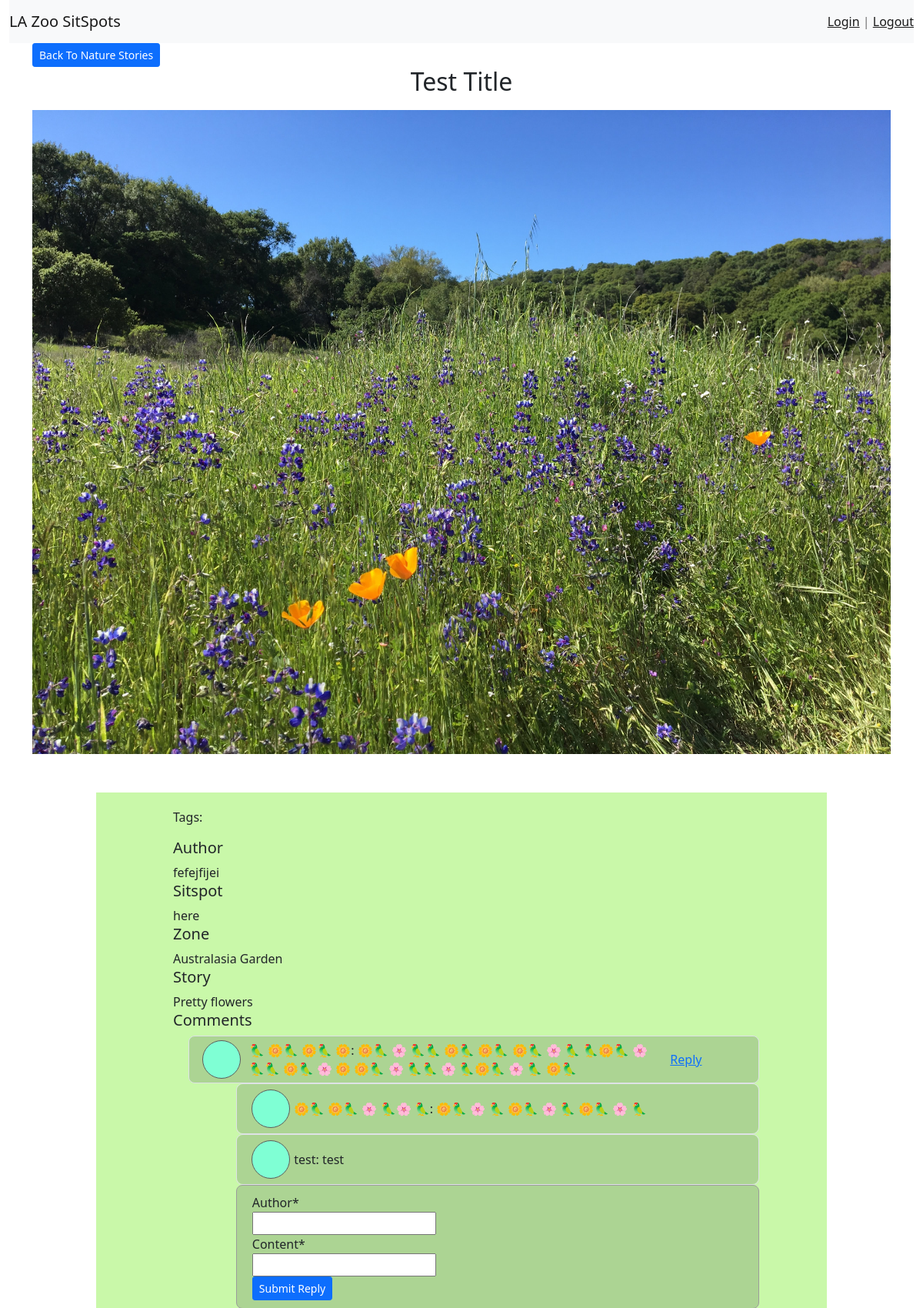
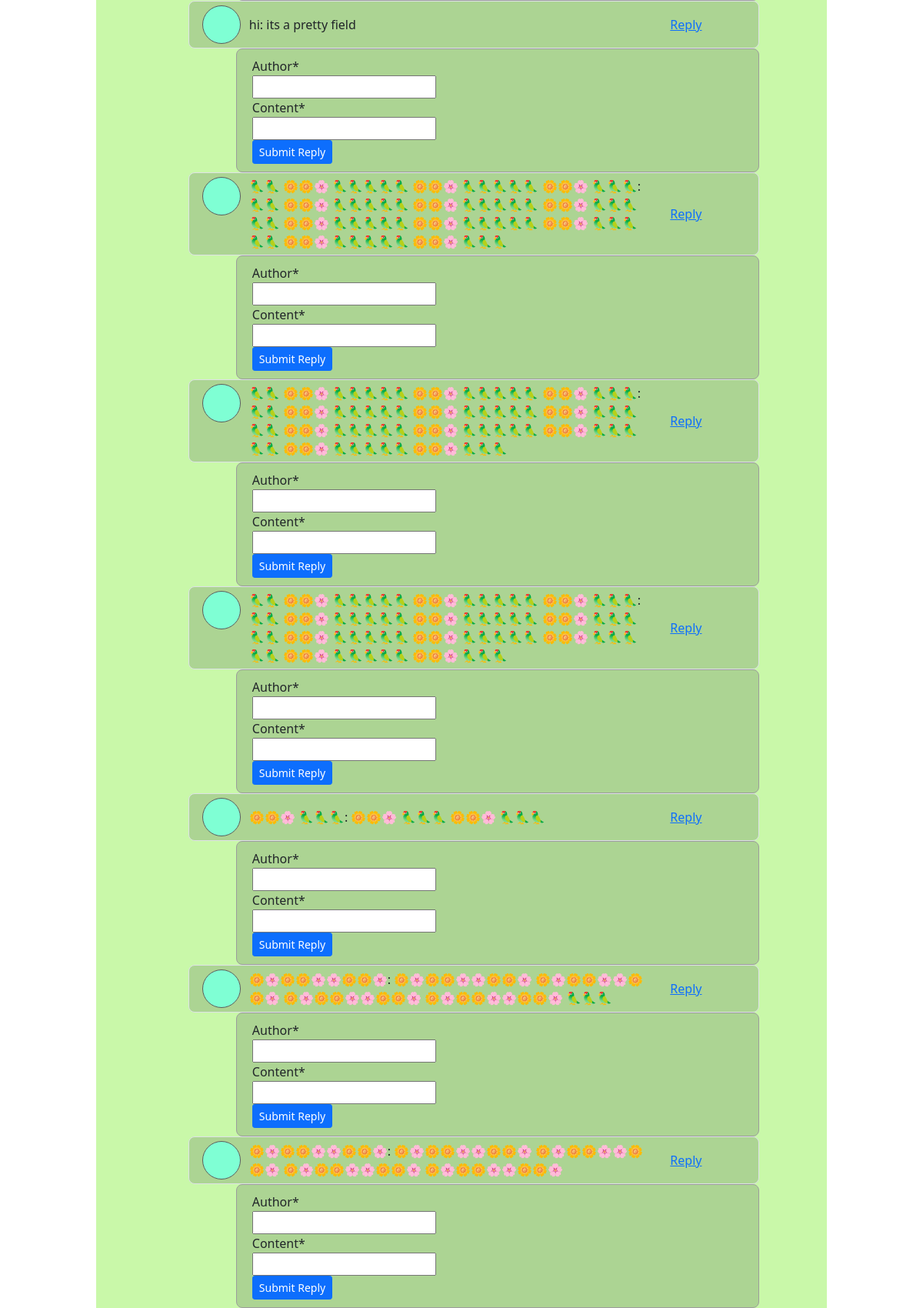
/naturestories/7 (upper part), run on the app's committed database (2 pictures, top to bottom).
### SitSpots/models.py (models this page shows, shortened)
class Post(models.Model):
    author = models.CharField(max_length=255)
    user = models.ForeignKey(MyUser, related_name="posts", on_delete=models.SET_NULL, null=True, blank=True)
    title = models.CharField(max_length=255)
    content = models.TextField()
    website = models.URLField(max_length=500, blank=True, default='')
    image = models.ImageField(null=True, upload_to='profile_pic', default='default.jpg')   #arguments to be changed
    zone = models.ForeignKey(Zone, related_name="zone_posts", on_delete=models.SET_NULL, null=True)
    sitspot = models.CharField(max_length=255)
    flagged=models.BooleanField(default=False)
    created_at = models.DateTimeField(auto_now_add=True)
    updated_at = models.DateTimeField(auto_now=True)

class Zone(models.Model):
    name = models.CharField(max_length=255)
    created_at = models.DateTimeField(auto_now_add=True)
    updated_at = models.DateTimeField(auto_now=True)

class Comment(models.Model):
    content = models.TextField()
    author = models.TextField()
    user = models.ForeignKey(MyUser,related_name='comments', on_delete=models.SET_NULL, null=True, blank=True)
    post = models.ForeignKey(Post, related_name='comments', on_delete=models.CASCADE)
    flagged=models.BooleanField(default=False)
    created_at = models.DateTimeField(auto_now_add=True)
    updated_at = models.DateTimeField(auto_now=True)

class Reply(models.Model):
    content = models.TextField()
    author = models.TextField()
    user = models.ForeignKey(MyUser,related_name='replies', on_delete=models.SET_NULL, null=True, blank=True)
    website = models.URLField(max_length=500, blank=True, default='')
    comment = models.ForeignKey(Comment, related_name='replies', on_delete=models.CASCADE)
    flagged=models.BooleanField(default=False)
    created_at = models.DateTimeField(auto_now_add=True)
    updated_at = models.DateTimeField(auto_now=True)

### naturestories/views.py (the view)
# urls.py: path('<int:numb>', views.stories_read_more),
def stories_read_more(request, numb):
    this_post = Post.objects.get(id=numb)
    comment_form = CommentForm()
    reply_form = ReplyForm()
    context ={
        "post" : this_post,
        "comment_form" : comment_form,
        "reply_form" : reply_form,
    }
    print("*"*40)
    print(this_post.image.url)
    return render(request, "naturestories/stories_read_more.html", context)

### naturestories/forms.py
class CommentForm(forms.ModelForm):
    author = forms.CharField(max_length=255, required=True)
    class Meta:
        model = Comment
        fields = ('author','content')

class ReplyForm(forms.ModelForm):
    author = forms.CharField(max_length=255, required=True)
    content = forms.CharField(max_length=255, required=True)
    class Meta:
        model = Reply
        fields = ('author','content')

### naturestories/templates/naturestories/stories_read_more.html (shortened to what this page needs)
<!DOCTYPE html>
<html lang="en">
    <head>
        <link href="https://cdn.jsdelivr.net/npm/bootstrap@5.0.0-beta2/dist/css/bootstrap.min.css" rel="stylesheet">
            {% load static %}
        <link rel="stylesheet" href="{% static 'naturestories/css/style.css' %}">
        {%load crispy_forms_tags %}
    </head>
    <body class="container-fluid" data-media-url="{% get_media_prefix %}">
        <header>
            <nav class="navbar navbar-light bg-light justify-content-between">
                <a class="navbar-brand" href="/">LA Zoo SitSpots</a>
                <span class="navbar-text">
                    <a href="/accounts/login">Login</a> |
                    <a href="/accounts/logout">Logout</a>
                </span>
            </nav>
        </header>
        <div class="container">
            <a class="btn btn-primary btn-sm" href="/naturestories">Back To Nature Stories</a>
            <h2 class="text-center">{{post.title}}</h2>
            <div class="read_more_img">
                <img src="{{post.image.url}}" class="img-fluid">
            </div>
            <div class="row justify-content-md-center">
                <ul class="read_more col col-lg-10">
                    <li class="row">
                        <p class="col col-lg-1">Tags:</p>
                    </li>
                    <li><h5>Author</h5> {{post.author}}</li>
                    <li><h5>Sitspot</h5> {{post.sitspot}}</li>
                    <li><h5>Zone</h5> {{post.zone.name}}</li>
                    <li><h5>Story</h5>{{post.content}}</li>
                    <li>
                        <h5>Comments</h5>
                        <ul class="comment_list" id='comment_list'>
                            {% include 'naturestories/stories_comments_and_replies.html' %}
                        </ul>
                    </li>
                </ul>
            </div>
        </div>
    </body>
</html>

### naturestories/templates/naturestories/stories_comments_and_replies.html (shortened to what this page needs)
{%load crispy_forms_tags %}
{% for comment in post.comments.all|dictsortreversed:"created_at" %}
    <li class="row comment_row border">
        <div class="col col-lg-1 ">
            <div class="comment_profile_pic"></div>
        </div>
        <div class="col col-lg-9 comment_content">
            {{comment.author}}: {{comment.content}}
        </div>
        <div class="col col-lg-2 comment_reply">
            <a href="#">Reply</a>
        </div>
    </li>
    {% for reply in comment.replies.all %}
    <li class="row reply_row">
        <div class="col col-lg-1 "></div>
        <div class="col col-lg-11 border">
            <div class="row indented_replies">
                <div class="col col-lg-1"><div class="comment_profile_pic"></div></div>
                <div class="col col-lg-11 comment_content">{{reply.author}}: {{reply.content}}</div>
            </div>
        </div>
    </li>
    {% endfor %}
    <li class="row reply_row">
        <div class="col col-lg-1 "></div>
        <div class="col col-lg-11 form_row">
        <form class="form-inline reply_form_ajax" action="/naturestories/new_reply" method="POST">
            <div class="form-group col-md-4 mb-0">
                {{ reply_form.author|as_crispy_field }}
            </div>
            <div class="form-group col-md-11 mb-0">
                {{ reply_form.content|as_crispy_field }}
            </div>
            <button type="submit" class="btn btn-primary btn-sm">Submit Reply</button>
        </form>
        </div>
    </li>
{% endfor %}

### naturestories/static/naturestories/css/style.css (style rules this page uses)
ul.read_more { list-style-type: none; background-color: #c9f8a9; padding: 20px 100px; }
.read_more_img { display: flex; align-items: center; justify-content: center; padding: 10px 0px 50px 0px; }
.comment_list { list-style-type: none; }
.comment_row { padding: 5px; background-color: #acd493; border-radius: .50rem; border: 2px solid #acd493; }
.comment_profile_pic { width: 50px; height: 50px; border-radius: 50%; background-color: aquamarine; border: 1px rgb(92, 92, 92) solid; }
.comment_content { display: flex; align-items: center; }
.comment_reply { display: flex; align-items: center; }
.indented_replies { padding: 5px; background-color: #acd493; border-radius: .50rem; border: 2px solid #acd493; }
.form_row { background-color: #acd493; border-radius: .50rem; border: 1px solid rgb(156, 156, 156); padding: 10px 10px 10px 20px; }
.border { border-radius: .50rem; border: 1px solid rgb(156, 156, 156); }

### data on the page
Post: title "Test Title", image (picture), author "fefejfijei", sitspot "here", zone.name "Australasia Garden", content "Pretty flowers"
Comment: author "🦜 🌼🦜 🌼🦜 🌼", content "🌼🦜 🌸 🦜🦜 🌼🦜 🌼🦜 🌼🦜 🌸 🦜 🦜🌼🦜 🌸 🦜🦜 🌼🦜 🌸 🌼 🌼🦜 🌸 🦜🦜 🌸 🦜🌼🦜 🌸 🦜 🌼🦜"
Reply: author "🌼🦜 🌼🦜 🌸 🦜🌸 🦜", content "🌼🦜 🌸 🦜 🌼🦜 🌸 🦜 🌼🦜 🌸 🦜"
Reply: author "test", content "test"
Comment: author "hi", content "its a pretty field"
Comment: author "🦜🦜 🌼🌼🌸 🦜🦜🦜🦜🦜 🌼🌼🌸 🦜🦜🦜🦜🦜 🌼🌼🌸 🦜🦜🦜", content "🦜🦜 🌼🌼🌸 🦜🦜🦜🦜🦜 🌼🌼🌸 🦜🦜🦜🦜🦜 🌼🌼🌸 🦜🦜🦜🦜🦜 🌼🌼🌸 🦜🦜🦜🦜🦜 🌼🌼🌸 🦜🦜🦜🦜🦜 🌼🌼🌸 🦜🦜🦜🦜🦜 🌼🌼🌸 🦜🦜🦜🦜🦜 🌼🌼🌸 🦜🦜🦜"
Comment: author "🦜🦜 🌼🌼🌸 🦜🦜🦜🦜🦜 🌼🌼🌸 🦜🦜🦜🦜🦜 🌼🌼🌸 🦜🦜🦜", content "🦜🦜 🌼🌼🌸 🦜🦜🦜🦜🦜 🌼🌼🌸 🦜🦜🦜🦜🦜 🌼🌼🌸 🦜🦜🦜🦜🦜 🌼🌼🌸 🦜🦜🦜🦜🦜 🌼🌼🌸 🦜🦜🦜🦜🦜 🌼🌼🌸 🦜🦜🦜🦜🦜 🌼🌼🌸 🦜🦜🦜🦜🦜 🌼🌼🌸 🦜🦜🦜"
Comment: author "🦜🦜 🌼🌼🌸 🦜🦜🦜🦜🦜 🌼🌼🌸 🦜🦜🦜🦜🦜 🌼🌼🌸 🦜🦜🦜", content "🦜🦜 🌼🌼🌸 🦜🦜🦜🦜🦜 🌼🌼🌸 🦜🦜🦜🦜🦜 🌼🌼🌸 🦜🦜🦜🦜🦜 🌼🌼🌸 🦜🦜🦜🦜🦜 🌼🌼🌸 🦜🦜🦜🦜🦜 🌼🌼🌸 🦜🦜🦜🦜🦜 🌼🌼🌸 🦜🦜🦜🦜🦜 🌼🌼🌸 🦜🦜🦜"
Comment: author "🌼🌼🌸 🦜🦜🦜", content "🌼🌼🌸 🦜🦜🦜 🌼🌼🌸 🦜🦜🦜"
Comment: author "🌼🌸🌼🌼🌸🌸🌼🌼🌸", content "🌼🌸🌼🌼🌸🌸🌼🌼🌸 🌼🌸🌼🌼🌸🌸🌼🌼🌸 🌼🌸🌼🌼🌸🌸🌼🌼🌸 🌼🌸🌼🌼🌸🌸🌼🌼🌸 🦜🦜🦜"
Comment: author "🌼🌸🌼🌼🌸🌸🌼🌼🌸", content "🌼🌸🌼🌼🌸🌸🌼🌼🌸 🌼🌸🌼🌼🌸🌸🌼🌼🌸 🌼🌸🌼🌼🌸🌸🌼🌼🌸 🌼🌸🌼🌼🌸🌸🌼🌼🌸"
